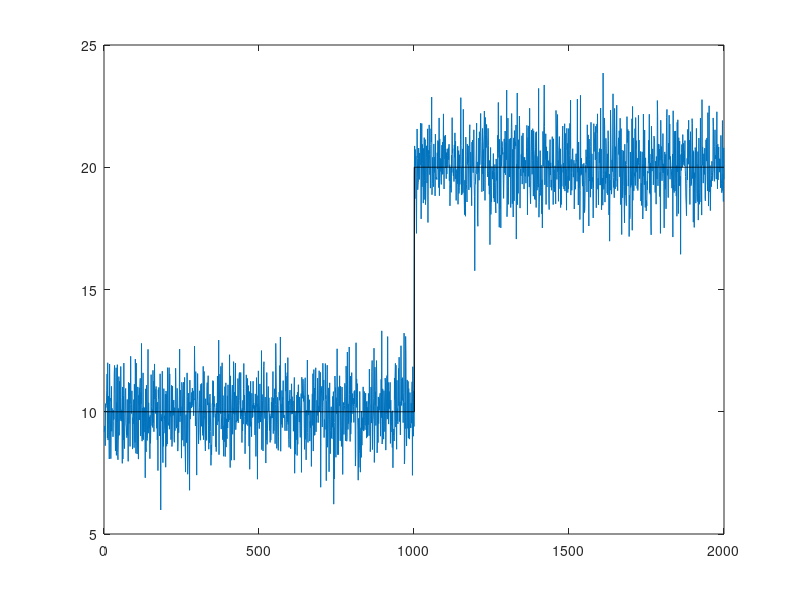
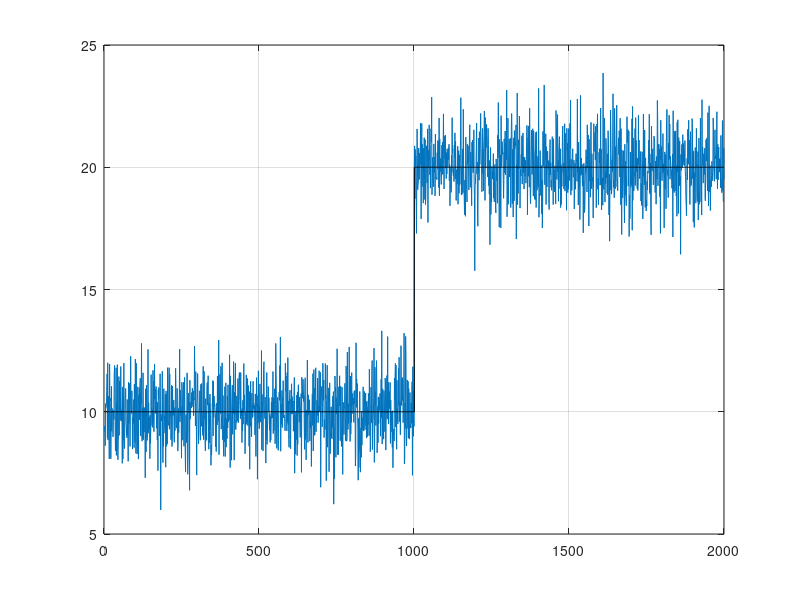

Here is the MATLAB script that generated these plots, in order: (Note: this script raises an error after producing the figures.)
%%
% This code is made by:
% Jorge Bonekamp
% Gerardo Moyers
% Casper Spronk
clear all
close all
clc
%% Setting up signal with noise and mean change
k0                     = 1001;                                             % Time instant when the mean of the signal changes
Mean1                  = 10;
Mean_Change            = 10;
Mean2                  = Mean1 + Mean_Change;
Noise                  = wgn(1,(k0-1)*2,1);                                % White Gaussian Noise with variance 1
z1                     = Mean1 + Noise(1:k0-1);
z2                     = Mean2 + Noise(1+length(Noise)/2:end);
z                      = [z1 z2];                                          % The discrete time signal

% plotting the discrete time signal z
figure
plot(z)
hold on
Mean1_Vec              = Mean1 * ones(1,k0-1);
Mean2_Vec              = Mean2 * ones(1,k0-1);
Mean                   = [Mean1_Vec Mean2_Vec];
stairs(Mean, 'color','k')
hold off


%% Deterministic Limit Check

%Setting up Deterministic Limit check
Limit_Size             = Mean_Change / 2;
Upper_Limit            = Mean1 + Limit_Size;
Lower_Limit            = Mean1 - Limit_Size;
Output_Test1           = (z > Upper_Limit) | (z < Lower_Limit);

% Plotting Results of test
figure
plot( z )
hold on
grid on
stairs( Mean                           , 'color', 'k' )
stairs( Output_Test1 )
plot( Upper_Limit * ones(1,length(z)), 'color', 'r' )
plot( Lower_Limit * ones(1,length(z)), 'color', 'r' )
hold off

%% Averaged Deterministic Limit Check

W = 30;

Average = movmean(z,[W 0],'omitnan');                                   % Averaging signal
Output_Test2 = (Average > Upper_Limit) | (Average < Lower_Limit);   % Checking against limits

figure
plot( z )
hold on
stairs(Output_Test2)
stairs( Mean                         , 'color', 'k' )
plot( Upper_Limit * ones(1,length(z)), 'color', 'r' )
plot( Lower_Limit * ones(1,length(z)), 'color', 'r' )
plot(Average, 'linewidth', 2, 'color', 'm')
%legend TODO
hold off

%% Probabilistic Method
alpha = 2;
MeanEst = zeros(1,length(z));
MeanEst(1) = z(1);
for i = 2:length(z)
    MeanEst(i) = MeanEst(i-1) + 1/i * (z(i) - MeanEst(i-1)); 
end

VarianceSquared = zeros(1,length(z));

for i = 3:length(z)
   VarianceSquared(i) = (i-2)/(i-1) * VarianceSquared(i-1) + (1/i) * ((z(i) - MeanEst(i-1))^2);
end
out = probabilistic_test(z, MeanEst, VarianceSquared, alpha);

figure
plot(z)
hold on
plot(MeanEst)
plot(VarianceSquared)
plot(out)